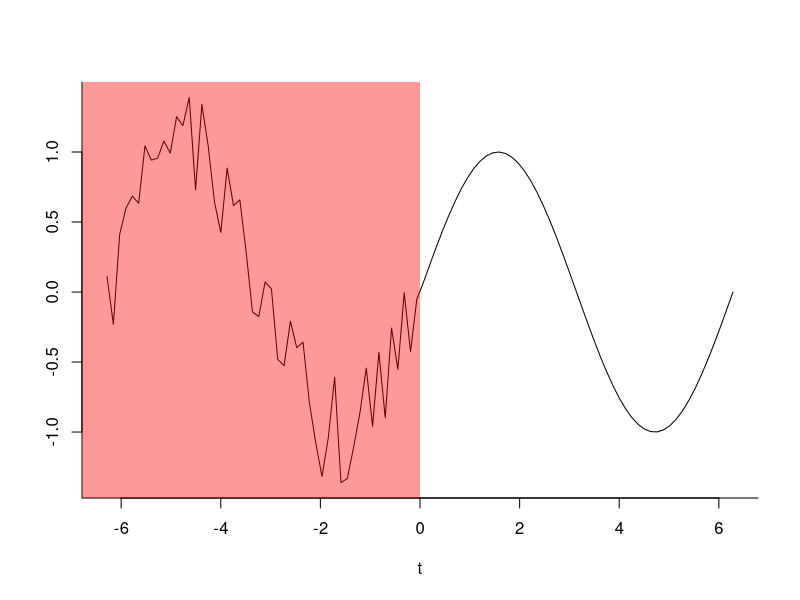

Here is the R script that generated this plot:
x = seq(-pi * 2, pi * 2, length.out = 100)
y = sin(x)
y[1:50] = y[1:50] + runif(50, -0.4, 0.4) 

plot(x, y , bty  = "l",
      xlab  = "t", ylab = "", type = "l")
polygon(c(-8, -8, 0, 0, -8), c(-2, 2, 2, -2, -2), 
        col = rgb(1, 0, 0, 0.4), border = NA)
